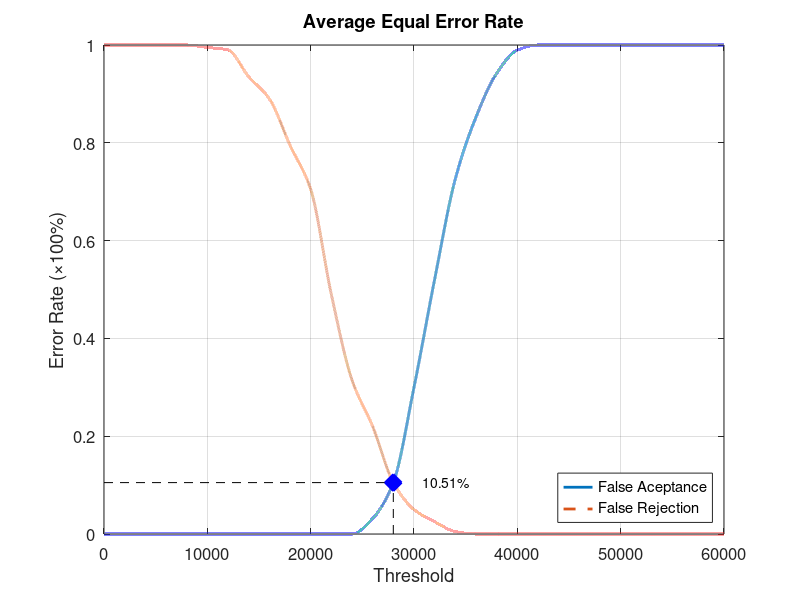
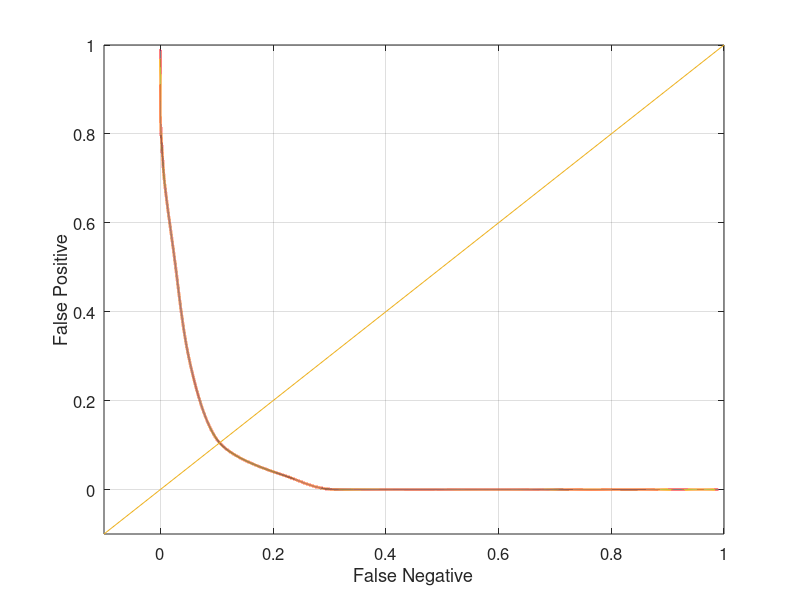

Reproduce these figures in MATLAB, in order.
function yEER = Database3_3
close all;
clear;
clc;
x = 0:2000:60000;
xq = 0:0.5:60000;

y0 = [0 0 0 0 0 0 0 0 0 0 0 0 0 0.0315789 0.105263 0.3 0.521053 0.726316 0.852632 0.942105 0.989474 1 1 1 1 1 1 1 1 1 1];
yy0 = interp1(x, y0, xq, 'pchip');
y1 = [1 1 1 1 1 0.995 0.99 0.935 0.89 0.795 0.705 0.49 0.315 0.22 0.105 0.05 0.025 0.005 0 0 0 0 0 0 0 0 0 0 0 0 0];
yy1 = interp1(x, y1, xq, 'pchip');

% Calculating EER: 
y2 = abs(y0 - y1);
find(y2 == min(y2))
yy2 = abs(yy0 - yy1);
xEER = find(yy2 == min(yy2));
xEERIndex = xq(xEER) % X-axis EER
yEER = yy0(xEER) % Y-axis EER

main = figure
plot(xq, yy0,'-','LineWidth', 2);	hold on
plot(xq, yy1,'--','LineWidth', 2);	hold on
plot([xEERIndex xEERIndex], [0 yEER], 'k--');	hold on
plot([0 xEERIndex], [yEER yEER], 'k--');	hold on
plot(xEERIndex, yEER, 'bx', 'LineWidth', 10);	hold on
text(xEERIndex + 10 * xEERIndex / 100, yEER, [num2str(round((10000 * yEER)) / 100) '%'])
legend('False Aceptance', 'False Rejection', 'Location', 'SouthEast')
xlabel('Threshold')
ylabel('Error Rate (\times100%)')
title('Average Equal Error Rate')
set(gca, 'FontSize', 12)
axis([0 60000 0 1])
grid on

print(main, 'Database3_3Main', '-dpng');
FNRxFPR = figure('Color', [1 1 1]);
plot(yy1, yy0, '-', yy1, yy0, 'LineWidth', 2);
hold on
y = -0.1:0.1:1
plot(y, y); 
set(gca, 'FontSize', 12)
xlabel('False Negative')
ylabel('False Positive')
axis([-0.1 1 -0.1 1])
set(gca, 'FontSize', 12)
grid on

print(FNRxFPR, 'Database3_3FNRxFPR','-dpng');
end
